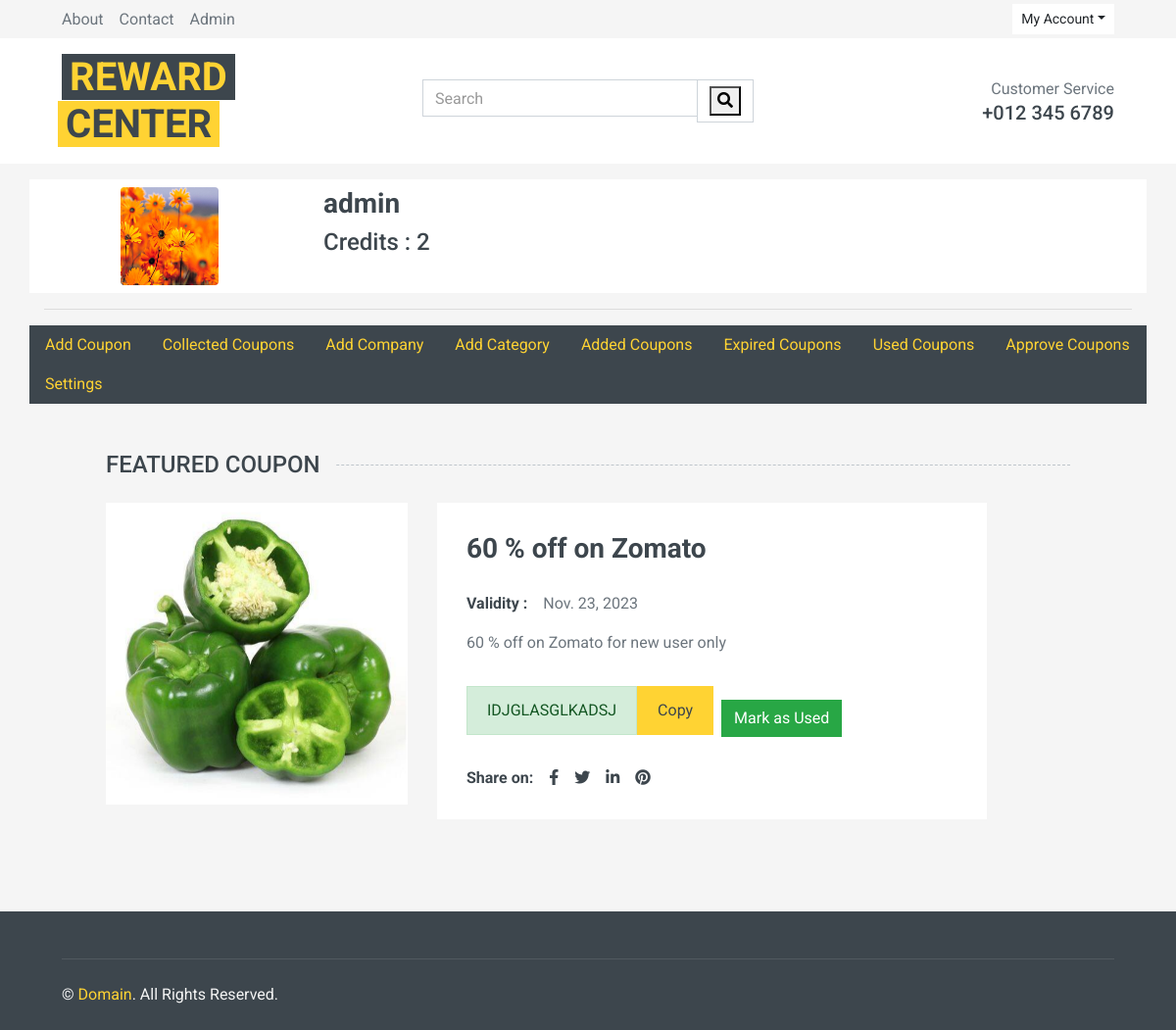
/full-detail/16 (signed in), run on the app's committed database.
### myapp/models.py (models this page shows)
class UserProfile(models.Model):
  user = models.OneToOneField(User, on_delete=models.CASCADE)
  credits = models.IntegerField(default=5)
  dp = models.ImageField(upload_to='user_dp/', null=True, blank=True)

class Coupon(models.Model):
  title = models.CharField(max_length=500)
  description = models.TextField()
  code = models.CharField(max_length=100)
  category = models.ForeignKey(Category, on_delete=models.CASCADE, related_name="category_coupon")
  company = models.ForeignKey(Company, on_delete=models.CASCADE)
  added_by = models.ForeignKey(User, on_delete=models.CASCADE, related_name='add', default="")
  collected_by = models.ForeignKey(User, on_delete=models.CASCADE, related_name="collect", null=True, blank=True)
  validity = models.DateField()
  used = models.BooleanField(default=False)
  approved = models.BooleanField(default=False)
  image = models.ImageField(upload_to='coupon_image/', null=True)

### myapp/views.py (the view, shortened to what this page needs)
# urls.py: path('full-detail/<int:pk>', views.FullDetail.as_view(), name="full-detail"),
@method_decorator(login_required, name='dispatch')
class FullDetail(DetailView):
  def get(self, request, pk):
    cp = Coupon.objects.filter(id=pk)
    profiledetail = UserProfile.objects.filter(user_id=request.user.id)
    data = dict(cps=cp, profiledetail=profiledetail)
    return render(request, 'myapp/full_detail.html', data)

### myapp/templates/myapp/full_detail.html (shortened to what this page needs)
{% extends 'myapp/base.html' %}
{% load static %}
{% block profileheader %}
{% include 'myapp/profile-mid-portion.html' %}
{% endblock profileheader %}
{% block content %}
{% if cps %}
{% for cp in cps %}
    <div class="container pt-5 pb-3">
      <h4 class="section-title position-relative text-uppercase mx-xl-5 mb-4"><span class="bg-secondary pr-3">Featured Coupon</span></h4>
      <div class="row px-xl-5">
            <div class="col-lg-4 mb-30">
                <div id="product-carousel" class="carousel slide" data-ride="carousel">
                    <div class="carousel-inner bg-light">
                        <div class="carousel-item active">
                            <img class="w-100 h-100" src="{{cp.image.url}}" alt="Image">
                        </div>
                    </div>
                </div>
            </div>
            <div class="col-lg-7 h-auto mb-30">
                <div class="h-100 bg-light p-30">
                    <h3>{{cp.title}}</h3>
                    <div class="d-flex mb-3">
                    </div>
                    <div class="d-flex mb-3">
                        <strong class="text-dark mr-3">Validity : </strong>
                        <span>{{cp.validity}}</span>
                    </div>
                    <p class="mb-4">{{cp.description|striptags }}</p>
                    <div class="d-flex align-items-center mb-2 pt-2">
                        <div class="alert alert-success" id="code">{{cp.code|upper}}</div><div class="btn btn-primary alert" id="copy">Copy</div>
                        <form action="" method="post">
                            <input type="submit" value="Mark as Used" class="btn btn-success">
                        </form>
                    </div>
                    <div class="d-flex pt-2">
                        <strong class="text-dark mr-2">Share on:</strong>
                        <div class="d-inline-flex">
                            <a class="text-dark px-2" href="">
                                <i class="fab fa-facebook-f"></i>
                            </a>
                            <a class="text-dark px-2" href="">
                                <i class="fab fa-twitter"></i>
                            </a>
                            <a class="text-dark px-2" href="">
                                <i class="fab fa-linkedin-in"></i>
                            </a>
                            <a class="text-dark px-2" href="">
                                <i class="fab fa-pinterest"></i>
                            </a>
                        </div>
                    </div>
                </div>
            </div>
      </div>
      </div>
      {% endfor %}
      {% else %}
        <div>No Coupons</div>
      {% endif %}
</div>
    {% endblock content %}

### myapp/templates/myapp/profile-mid-portion.html
{% load static %}
<div class="container">
  <div class="row my-3 bg-light">
    <div class="col-3 py-2 align-self-start">
      {% for pd in profiledetail %}
      {% if pd.dp %}
      <img src="{{pd.dp.url}}" alt="Profile Picture" class="rounded mx-auto d-block" style="border-radius: 40%;" width="100px" height="100px">
      {% else %}
      <img src="{% static 'myapp/images/user.jpg' %}" alt="Profile Picture" class="mx-auto d-block" style="border-radius: 50%;" width="100px" height="100px">
      {% endif %}
    </div>
    <div class="col-3 py-2">
      <h3>{{request.user}} {{request.user.profile}}</h3>
      <h4>Credits : {{pd.credits}}</h4>
      {% endfor %}
    </div>
  </div>
  <hr>
  <div class="row bg-dark">
    <a href="{% url 'add-coupon' %}" class="nav-item nav-link">Add Coupon</a>
    <a href="{% url 'profile' %}" class="nav-item nav-link">Collected Coupons</a>
    <a href="{% url 'add-company' %}" class="nav-item nav-link">Add Company</a>
    <a href="{% url 'add-category' %}" class="nav-item nav-link">Add Category</a>
    <a href="{% url 'added-coupons' %}" class="nav-item nav-link">Added Coupons</a>
    <a href="{% url 'expired-coupons' %}" class="nav-item nav-link">Expired Coupons</a>
    <a href="{% url 'used-coupons' %}" class="nav-item nav-link">Used Coupons</a>
    {% if user.is_superuser %}
    <a href="{% url 'approve-coupons' %}" class="nav-item nav-link">Approve Coupons</a>
    {% else %}
    <a href="{% url 'coupon-status' %}" class="nav-item nav-link">Coupon Status</a>
    {% endif %}
    <a href="{% url 'profile-update' %}" class="nav-item nav-link">Settings</a>
  </div>

### data on the page
UserProfile: dp (picture), credits "2"
Coupon: image (picture), title "60 % off on Zomato", validity "Nov. 23, 2023", description "60 % off on Zomato for new user only", code "IDJGLASGLKADSJ"

### other printed values
{{ request.user }} "admin"
